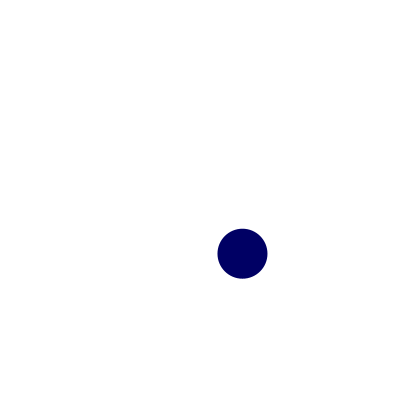
Frame 1 (no input)
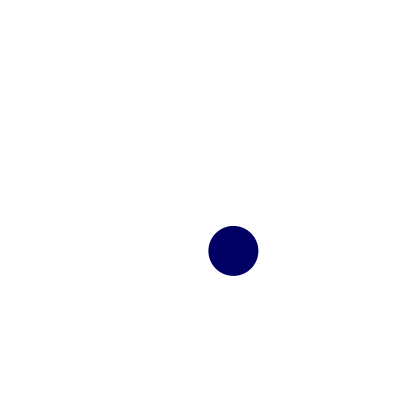
Frame 60 (the mouse pressed at the canvas centre just before this capture)
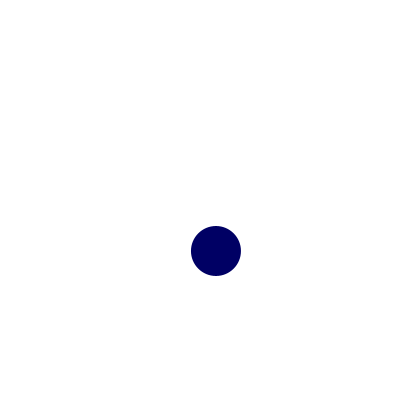
Frame 120 (the mouse held since frame 60 and released just before this capture)

The Processing sketch that drew these frames (run headless with seeded random() and noise(); from frame 60 on, the mouse is pressed at the canvas centre):

// Processing sketch: Randomness2_java
// ── Randomness2_java.pde
void setup()
{
  size(400,400);
  fill(0,0,100);
  noStroke();
}
 
void draw()
{
  background(255);
  float smoothness = 0.001;   // Try changing this number between 0 and 1.
  float xPos = noise(frameCount*smoothness,0)*width;
  float yPos = noise(frameCount*smoothness,1)*height;
  circle(xPos,yPos,50);
}
